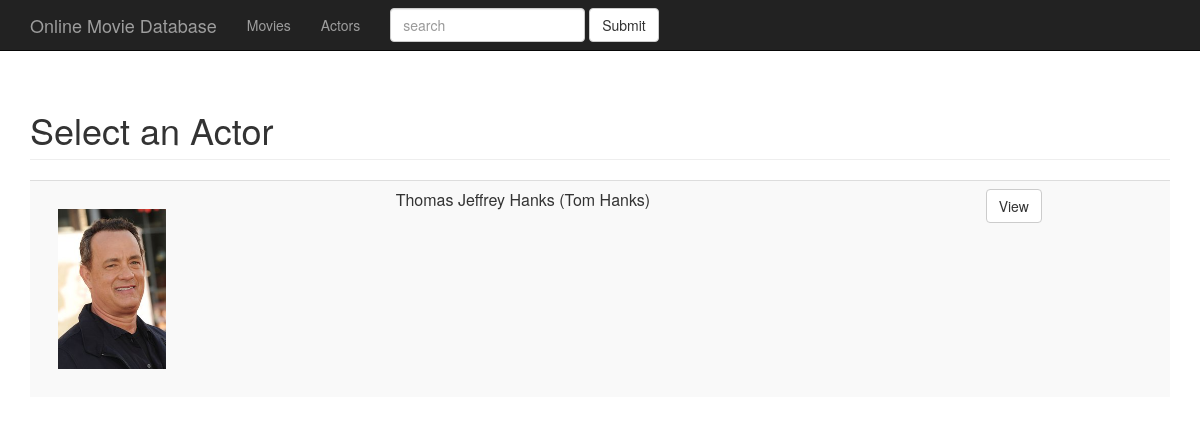
Screenshot of /actors with the database file from the repository.
### tables this page shows
CREATE TABLE actor
(id INT PRIMARY KEY, first_name text, last_name text, birth_name text, biography text, date_of_birth text, date_of_death text, picture text);

### index.py (the view)
@app.route('/actors')
def actors():
  this_route = url_for('actors')
  app.logger.info("Select Actor Page" + this_route)
  try:
    db = get_db()
    cursor = db.execute('''SELECT rowid, first_name, last_name, birth_name, picture FROM actor ''')
    actors = [dict(id=row[0], first_name=row[1], last_name=row[2],
    birth_name=row[3], picture=row[4]) for row in cursor.fetchall()]
    return render_template('actor.html', actors = actors)
  except Exception, e:
    app.logger.error(e)

### index.py (called while the page is built, shortened)
@login_manager.request_loader
def load_user(request):
  token = request.headers.get('Authorisation')
  if token is None:
    token = request.args.get('token')
  return None

def get_db():
  db = getattr(g, 'db', None)
  if  db is None:
        db = sqlite3.connect(MovieDB)
        g.db = db
  return db

@app.teardown_appcontext
def close_db_connection(exception):
    db = getattr(g, 'db', None)
    if db is not None:
      db.close()

### templates/actor.html (shortened to what this page needs)
{% extends "baseTemplate.html" %}
{% block content %}
<div class="container">
  <h1 class="page-header">Select an Actor</h1>
  <div class="table-responsive">
    <table class="movies table table-striped table-hover table-responsive">
    {% for actor in actors %}
      <tr>
        <td><img src="{{ actor.picture }}" height="200px"></td>
        <td>{{ actor.birth_name+" ("+actor.first_name+ " "  +actor.last_name+")" }}</td>
        <td><a class="btn btn-default" href="{{
        url_for('selected_actor')+"?actorid="+actor.id|string }}">View</a><td>
      </tr>
    {% endfor %}
    </table>
  </div>
</div>
{% endblock %}

### static/css/movie.css (style rules this page uses)
body { padding-top:70px; }
img { float:left; padding:20px; }

### rows the page displays
actor: picture (picture), birth_name+first_name+last_name "Thomas Jeffrey Hanks (Tom Hanks)"
